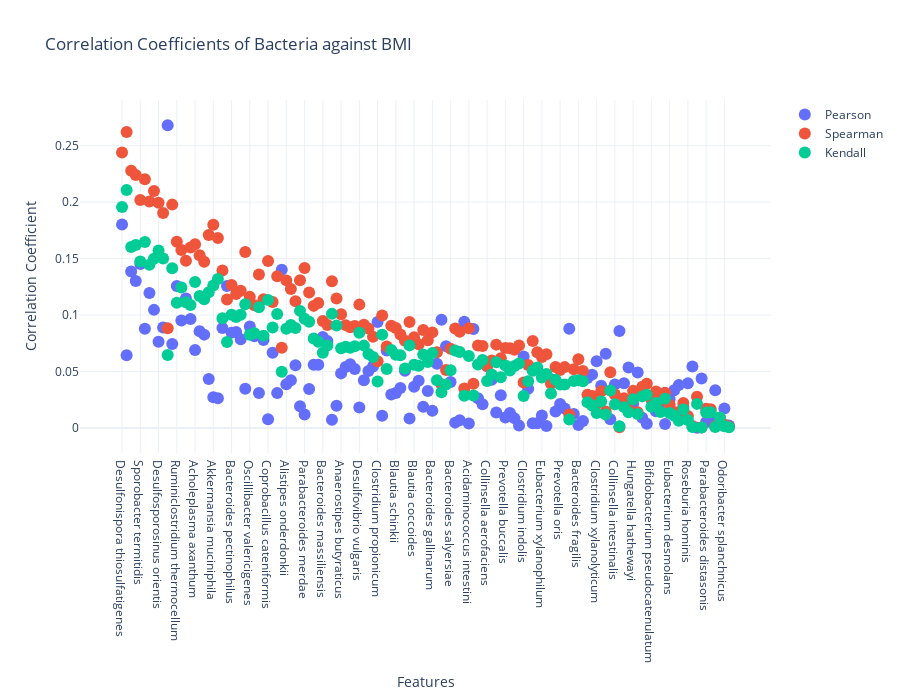

Notebook source saved alongside this figure:
### Code cell
bacteria_corr_array, bactera_sorted_by_corr = correlation_coefficients(
    bacteria,
    bmi,
    title="Correlation Coefficients of Bacteria against BMI"
)

### Figure 1 — Plotly figure (JSON) as saved in the notebook; plotly's stock layout.template omitted (floating-point values rounded to 4 significant figures; data arrays with more than 128 entries replaced by an {"elided": "..."} marker saying what was removed)
{"data": [{"marker": {"size": 12}, "mode": "markers", "name": "Pearson", "type": "scatter", "x": {"elided": "134 str values"}, "y": {"elided": "134 float values"}}, {"marker": {"size": 12}, "mode": "markers", "name": "Spearman", "type": "scatter", "x": {"elided": "134 str values"}, "y": {"elided": "134 float values"}}, {"marker": {"size": 12}, "mode": "markers", "name": "Kendall", "type": "scatter", "x": {"elided": "134 str values"}, "y": {"elided": "134 float values"}}], "layout": {"height": 700, "title": {"text": "Correlation Coefficients of Bacteria against BMI"}, "xaxis": {"title": {"text": "Features"}}, "yaxis": {"title": {"text": "Correlation Coefficient"}}}}
